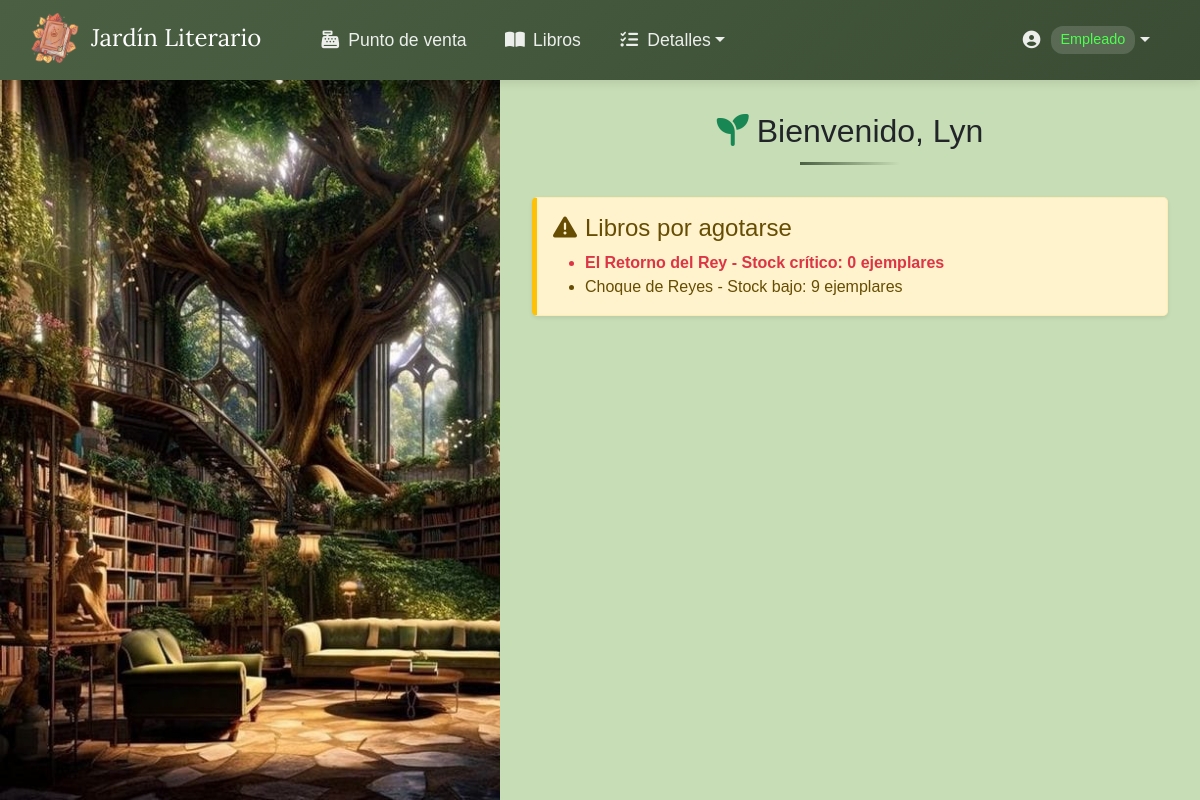
The app's page /Inicio.php (signed in) with its own data.
### tables this page shows
CREATE TABLE `tlibro` (
  `id_Libro` int(11) NOT NULL,
  `Codigo` varchar(50) DEFAULT NULL,
  `Titulo` varchar(255) DEFAULT NULL,
  `idAutor` int(11) DEFAULT NULL,
  `idEditorial` int(11) DEFAULT NULL,
  `idGenero` int(11) DEFAULT NULL,
  `Precio` decimal(10,2) DEFAULT NULL,
  `Stock` int(11) DEFAULT NULL,
  `idSaga` int(11) DEFAULT NULL,
  `NumeroTomo` int(11) DEFAULT NULL,
  `eliminado` tinyint(1) DEFAULT '0'
);

### Inicio.php (the view, shortened to what this page needs)
<?php
$esAdministrador = ($_SESSION['SISTEMA']['rol'] == 1);
$rolUsuario = $esAdministrador ? 'Administrador' : 'Empleado';
require_once 'Conexion.php';
$stock_minimo = 10;
try {
    $query = "SELECT Titulo, Stock FROM tlibro WHERE Stock <= ? ORDER BY Stock ASC LIMIT 5";
    $stmt = $conexion->prepare($query);
    $stmt->execute([$stock_minimo]);
    $libros_bajo_stock = $stmt->fetchAll(PDO::FETCH_ASSOC);
} catch (PDOException $e) {
    error_log("Error al consultar libros con stock bajo: " . $e->getMessage());
    $libros_bajo_stock = [];
}
?>
<!DOCTYPE html>
<html lang="es">
<head>
    <link href="https://cdn.jsdelivr.net/npm/bootstrap@5.0.2/dist/css/bootstrap.min.css" rel="stylesheet">
    <link rel="stylesheet" href="https://cdnjs.cloudflare.com/ajax/libs/font-awesome/6.4.0/css/all.min.css">
</head>
<body>
    <nav class="navbar navbar-expand-lg navbar-dark fixed-top">
        <div class="navbar-container">
            <div class="navbar-brand-container">
                <a class="navbar-brand" href="Inicio.php">
                    <img src="./Imagenes/Logo.png" class="navbar-logo" alt="Logo Jardín Literario">
                    <span>Jardín Literario</span>
                </a>
            </div>
            <div class="navbar-content">
                <div class="collapse navbar-collapse" id="navbarContent">
                    <ul class="navbar-nav me-auto">
                        <li class="nav-item">
                            <a class="nav-link" href="PVentaI.php">
                                <i class="fas fa-cash-register"></i> Punto de venta
                            </a>
                        </li>
                        <?php if ($esAdministrador): ?>
                            <li class="nav-item">
                                <a class="nav-link" href="PCompraI.php">
                                    <i class="fas fa-shopping-cart"></i> Compras
                                </a>
                            </li>
                            <li class="nav-item dropdown">
                                <a class="nav-link dropdown-toggle" href="#" id="catalogosDropdown" role="button" data-bs-toggle="dropdown">
                                    <i class="fas fa-database"></i> Registros
                                </a>
                                <ul class="dropdown-menu">
                                    <li><a class="dropdown-item" href="AutorI.php"><i class="fas fa-user-pen me-2"></i>Autores</a></li>
                                    <li><a class="dropdown-item" href="EditorialI.php"><i class="fas fa-building me-2"></i>Editoriales</a></li>
                                    <li><a class="dropdown-item" href="SagaI.php"><i class="fas fa-layer-group me-2"></i>Sagas</a></li>
                                    <li><a class="dropdown-item" href="GeneroI.php"><i class="fas fa-tags me-2"></i>Géneros</a></li>
                                    <li><a class="dropdown-item" href="LibroI.php"><i class="fas fa-book-open me-2"></i>Libros</a></li>
                                </ul>
                            </li>
                            <li class="nav-item dropdown">
                                <a class="nav-link dropdown-toggle" href="#" id="personasDropdown" role="button" data-bs-toggle="dropdown">
                                    <i class="fas fa-address-book"></i> Personas
                                </a>
                                <ul class="dropdown-menu">
                                    <li><a class="dropdown-item" href="UsuarioI.php"><i class="fas fa-user-gear me-2"></i>Usuarios</a></li>
                                    <li><a class="dropdown-item" href="ClienteI.php"><i class="fas fa-users me-2"></i>Clientes</a></li>
                                    <li><a class="dropdown-item" href="ProveedorI.php"><i class="fas fa-truck-field me-2"></i>Proveedores</a></li>
                                </ul>
                            </li>
                        <?php else: ?>
                            <li class="nav-item">
                                <a class="nav-link" href="LibroConsulta.php">
                                    <i class="fas fa-book-open"></i> Libros
                                </a>
                            </li>
                        <?php endif; ?>
                        <li class="nav-item dropdown">
                            <a class="nav-link dropdown-toggle" href="#" id="detallesDropdown" role="button" data-bs-toggle="dropdown">
                                <i class="fas fa-list-check"></i> Detalles
                            </a>
                        </li>
                    </ul>
                    <ul class="navbar-nav">
                        <li class="nav-item dropdown">
                            <a class="nav-link dropdown-toggle" href="#" id="userDropdown" role="button" data-bs-toggle="dropdown">
                                <i class="fas fa-user-circle me-1"></i>
                                <span class="user-role <?= strtolower($rolUsuario) ?>-role">
                                    <?= $rolUsuario ?>
                                </span>
                            </a>
                        </li>
                    </ul>
                </div>
            </div>
        </div>
    </nav>
    <div class="main-container">
        <div class="col-lg-5 p-0">
            <img src="./Imagenes/JALIT2.jpg" alt="Bienvenida al Jardín Literario" class="welcome-image">
        </div>
        <div class="col-lg-7 content-panel">
            <h2 class="welcome-title">
                <i class="fas fa-seedling text-success me-2"></i>Bienvenido, <?= htmlspecialchars($_SESSION['SISTEMA']['usuario']) ?>
            </h2>
            <?php if (!empty($libros_bajo_stock)): ?>
            <div class="alert alert-warning book-alert shadow-sm">
                <h4 class="alert-heading"><i class="fas fa-exclamation-triangle me-2"></i>Libros por agotarse</h4>
                <ul class="mb-0">
                    <?php foreach ($libros_bajo_stock as $libro): ?>
                        <li class="<?= $libro['Stock'] <= 3 ? 'stock-critico' : '' ?>">
                            <?= htmlspecialchars($libro['Titulo']) ?> -
                            <?php
                            if ($libro['Stock'] == 1) {
                                echo 'Último ejemplar';
                            } elseif ($libro['Stock'] <= 3) {
                                echo 'Stock crítico: '.$libro['Stock'].' ejemplares';
                            } else {
                                echo 'Stock bajo: '.$libro['Stock'].' ejemplares';
                            }
                            ?>
                        </li>
                    <?php endforeach; ?>
                </ul>
            </div>
            <?php endif; ?>
        </div>
    </div>
</body>
</html>

### Inicio.php (style rules this page uses)
body { padding-top: 80px; background-color: #c7ddb5; font-family: 'Arial', sans-serif; }
.navbar { background: linear-gradient(135deg, #4b6043 0%, #3a4d34 100%) !important; box-shadow: 0 2px 10px rgba(0, 0, 0, 0.1); min-height: 80px; padding: 0.5rem 1rem !important; }
.navbar-container { width: 100%; padding: 0 15px; position: relative; }
.navbar-brand-container { display: flex; align-items: center; position: absolute; left: 15px; }
.navbar-brand { display: flex; align-items: center; font-family: 'Lora', serif; font-size: 1.5rem; color: white !important; margin: 0; padding: 0; white-space: nowrap; }
.navbar-logo { height: 50px; margin-right: 10px; }
.navbar-content { margin-left: 250px; padding-left: 20px; }
.nav-link { font-size: 1.1rem; padding: 0.8rem 1.2rem !important; color: rgba(255, 255, 255, 0.9) !important; display: flex; align-items: center; transition: all 0.3s ease; }
.nav-link i { margin-right: 8px; width: 20px; text-align: center; }
.user-role { font-size: 0.9rem; background-color: rgba(255, 255, 255, 0.15); border-radius: 12px; padding: 3px 10px; margin-left: 5px; font-weight: normal; }
.empleado-role { color: #4dff4d; }
.main-container { display: flex; min-height: calc(100vh - 80px); }
.welcome-image { width: 100%; height: 100%; object-fit: cover; object-position: left center; }
.content-panel { padding: 2rem; overflow-y: auto; }
.welcome-title { text-align: center; margin-bottom: 2rem !important; position: relative; padding-bottom: 15px; }
.welcome-title:after { content: ""; display: block; width: 100px; height: 3px; background: linear-gradient(to right, #4b6043, #c7ddb5); position: absolute; bottom: 0; left: 50%; transform: translateX(-50%); }
.book-alert { border-left: 5px solid #ffc107; border-radius: 5px; max-width: 800px; margin: 0 auto; }
.stock-critico { color: #dc3545; font-weight: bold; }

### records on screen
tlibro: Titulo "El Retorno del Rey", Stock "0"
tlibro: Titulo "Choque de Reyes", Stock "9"

### other values on screen
$rolUsuario "Empleado"
$_SESSION['SISTEMA']['usuario'] "Lyn"
